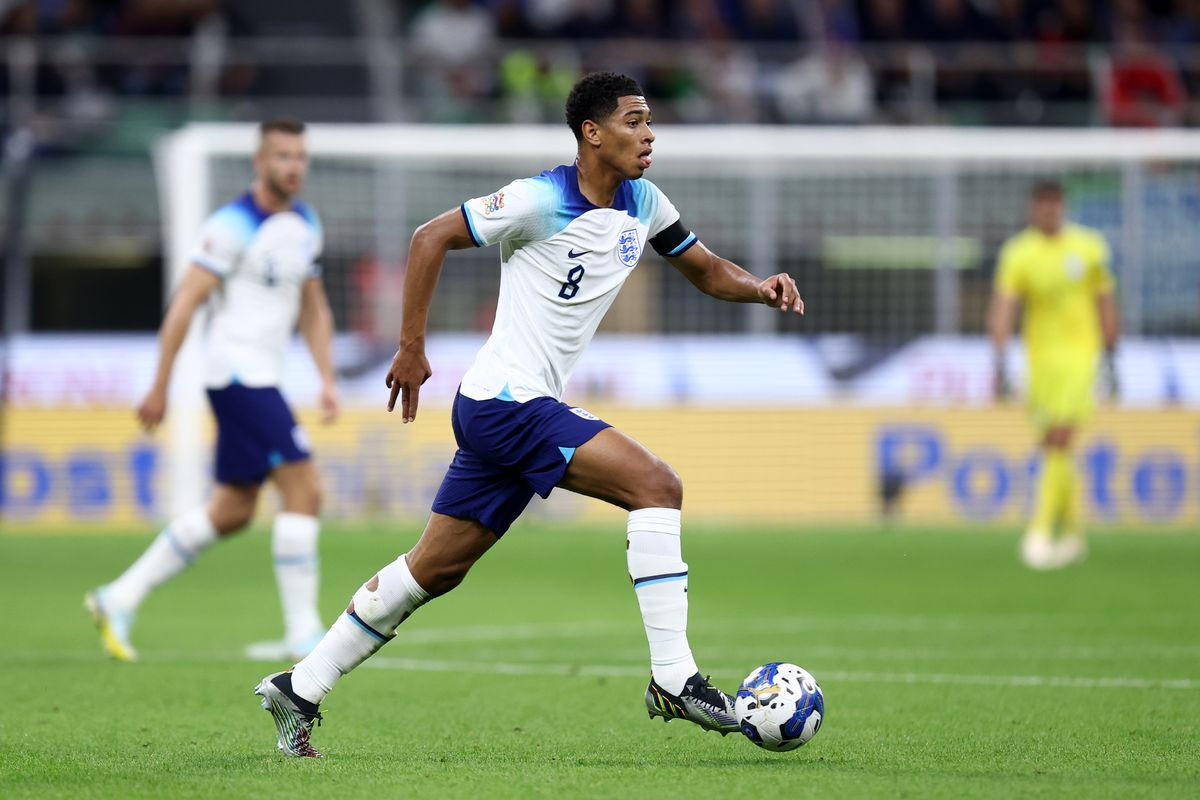
#> input picture EXPERIMENT 02/bellingam.jpg, 1200 x 800 px, found by its file name
$ python bluring_demo.py
#> lines starting #> are read from the running program, lines starting #| are printed output that depends on the picture; after the words box and inside, x2 and y2 are one past the last pixel; in counts of white or black regions, pixels touching at a corner belong together
import cv2 as cv
import numpy as np
from matplotlib import pyplot as plt

img = cv.imread('EXPERIMENT 02/bellingam.jpg', cv.IMREAD_GRAYSCALE)
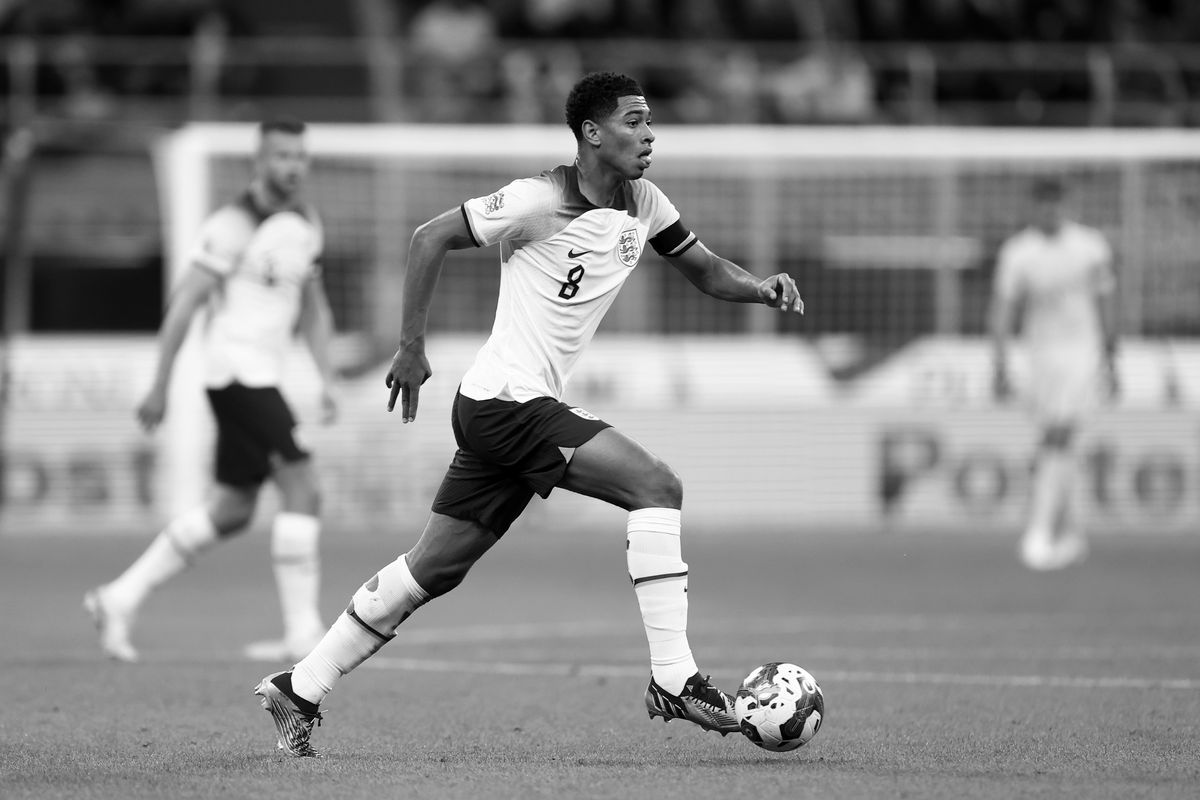
#> img: shape (800, 1200); min 0, max 255, mean 135.3
assert img is not None, "file could not be read, check with os.path.exists()"

# global thresholding
ret1,th1 = cv.threshold(img,127,255,cv.THRESH_BINARY)
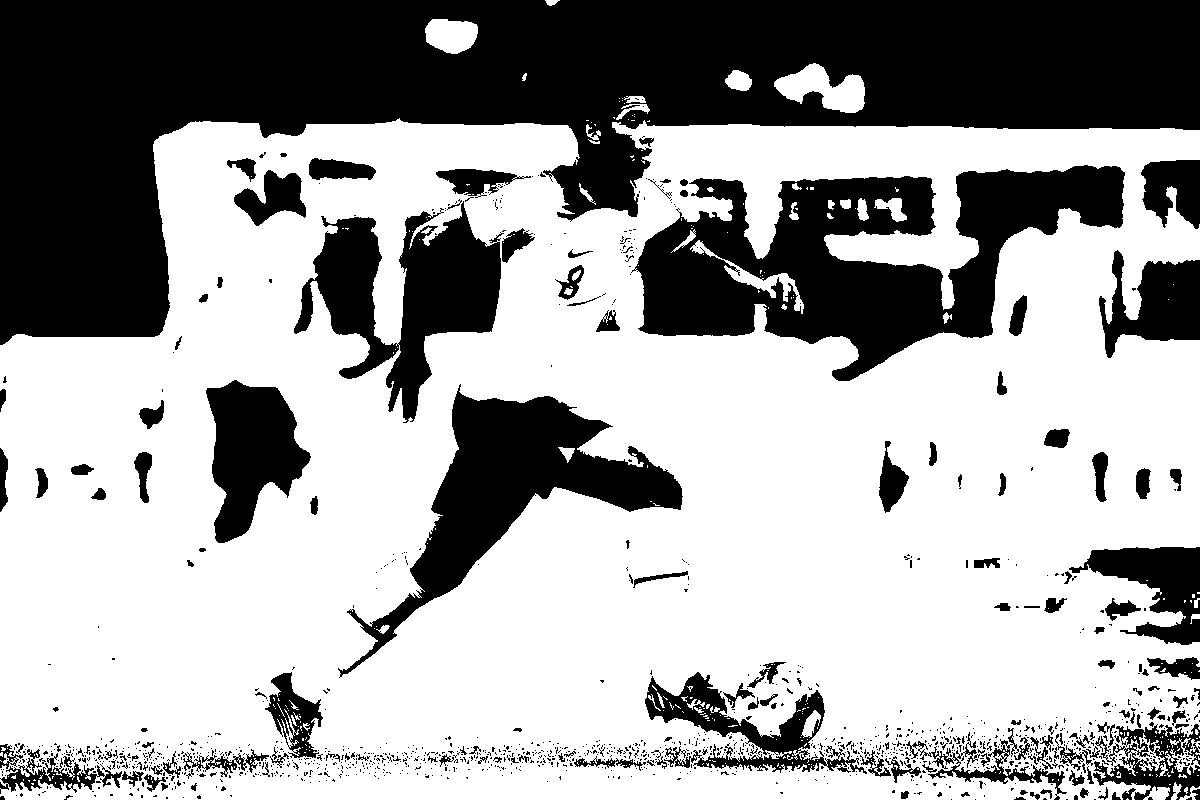
#> th1: shape (800, 1200); 63.7% white; 1328 black regions (1174 under 20 px), largest, box (x1, y1, x2, y2) and area: (0, 0, 1200, 345) 186744, (631, 165, 1125, 381) 50397, (338, 384, 683, 678) 25094

# Otsu's thresholding
ret2,th2 = cv.threshold(img,0,255,cv.THRESH_BINARY+cv.THRESH_OTSU)
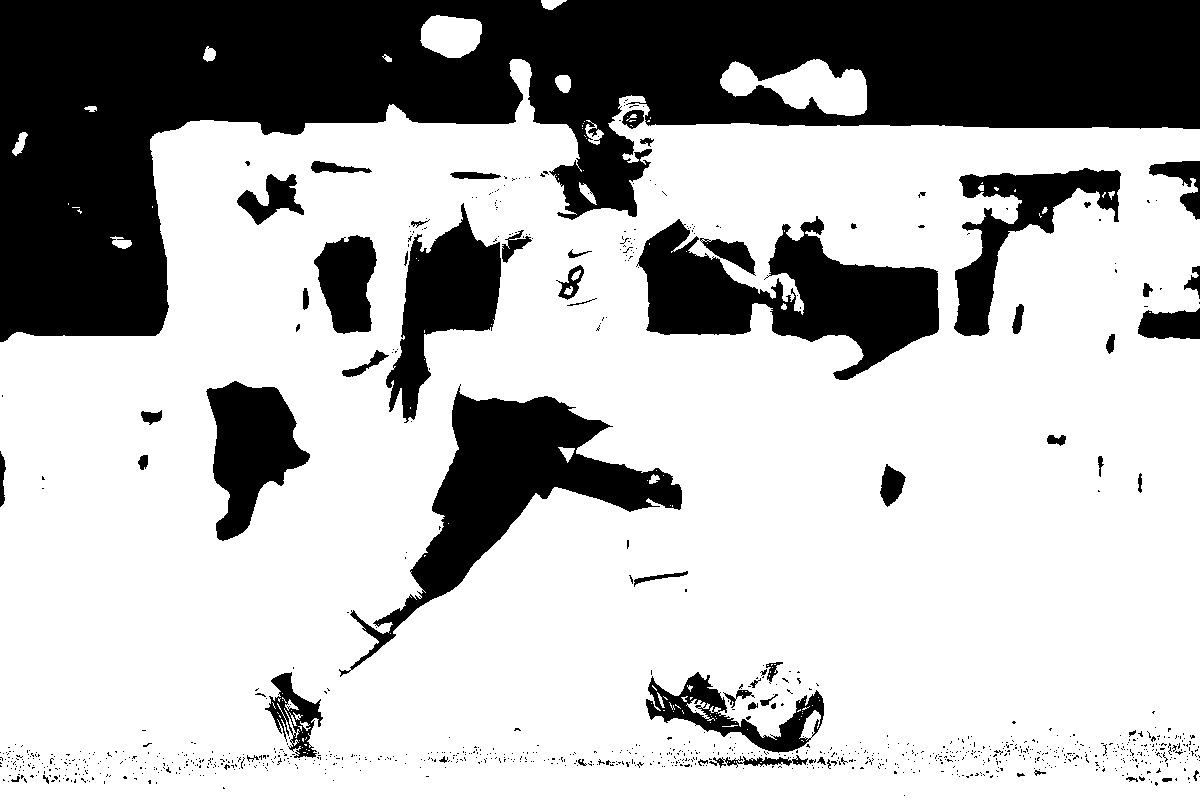
#> th2: shape (800, 1200); 70.8% white; 1048 black regions (985 under 20 px), largest, box (x1, y1, x2, y2) and area: (0, 0, 1200, 342) 179670, (339, 384, 682, 677) 23796, (636, 216, 939, 380) 23228
#> ret2 = 112

# Otsu's thresholding after Gaussian filtering
blur = cv.GaussianBlur(img,(5,5),0)
ret3,th3 = cv.threshold(blur,0,255,cv.THRESH_BINARY+cv.THRESH_OTSU)
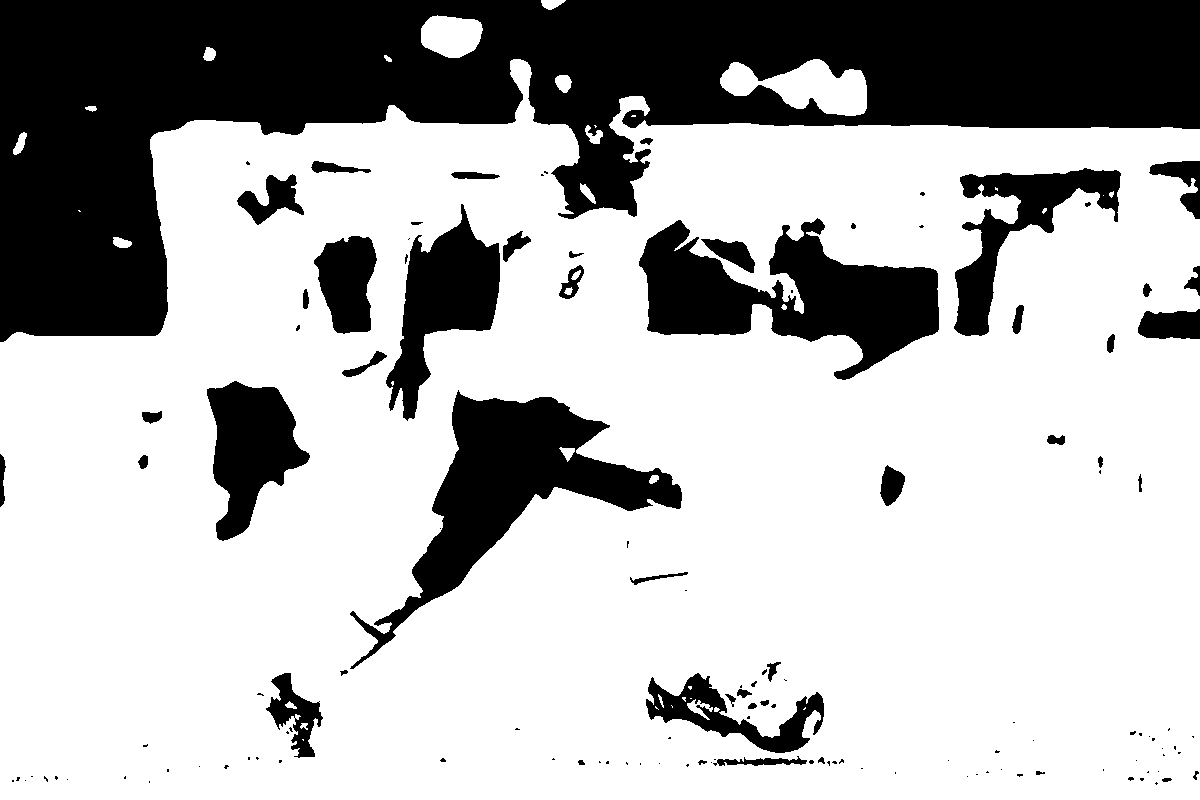
#> th3: shape (800, 1200); 71.1% white; 131 black regions (81 under 20 px), largest, box (x1, y1, x2, y2) and area: (0, 0, 1200, 342) 180041, (350, 390, 682, 669) 23721, (639, 218, 939, 380) 23220
#> ret3 = 112

# plot all the images and their histograms
images = [img, 0, th1,
          img, 0, th2,
          blur, 0, th3]
titles = ['Original Noisy Image','Histogram','Global Thresholding (v=127)',
          'Original Noisy Image','Histogram',"Otsu's Thresholding",
          'Gaussian filtered Image','Histogram',"Otsu's Thresholding"]

for i in range(3):
    plt.subplot(3,3,i*3+1),plt.imshow(images[i*3],'gray')
    plt.title(titles[i*3]), plt.xticks([]), plt.yticks([])
    plt.subplot(3,3,i*3+2),plt.hist(images[i*3].ravel(),256)
    plt.title(titles[i*3+1]), plt.xticks([]), plt.yticks([])
    plt.subplot(3,3,i*3+3),plt.imshow(images[i*3+2],'gray')
    plt.title(titles[i*3+2]), plt.xticks([]), plt.yticks([])
plt.show()
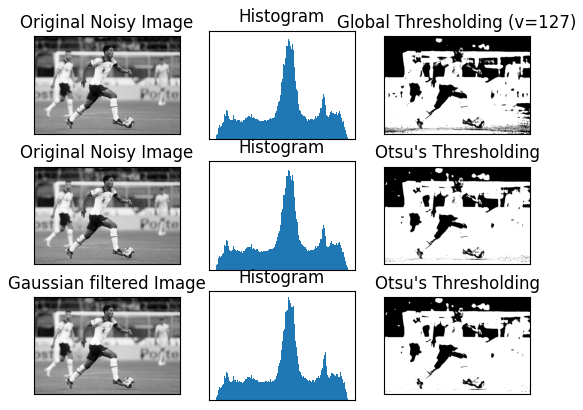
#> figure drawn by matplotlib, 9 panels

$ run again, with EXPERIMENT 02/n2.png saved as EXPERIMENT 02/bellingam.jpg
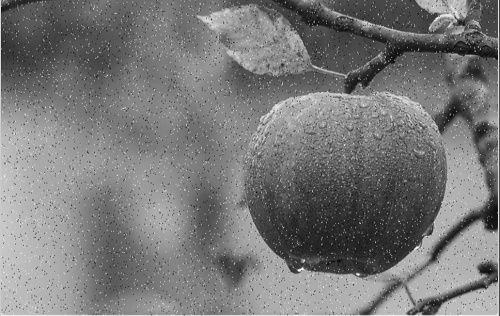
#> input picture EXPERIMENT 02/n2.png, 500 x 316 px, found by its file name
#> img is the input picture: shape (316, 500); min 5, max 255, mean 120.8
#> `ret1,th1 = cv.threshold(img,127,255,cv.THRESH_BINARY)`:
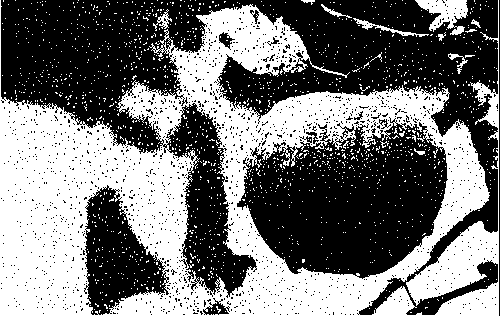
#> th1: shape (316, 500); 46% white; 1595 white regions (1581 under 20 px), largest, box (x1, y1, x2, y2) and area: (0, 0, 499, 316) 67817, (415, 0, 468, 35) 978, (353, 18, 429, 37) 248
#> th2: shape (316, 500); 56.1% white; 1754 black regions (1731 under 20 px), largest, box (x1, y1, x2, y2) and area: (213, 0, 498, 282) 21130, (239, 123, 447, 279) 20362, (1, 0, 164, 118) 13312
#> ret2 = 116
#> `ret3,th3 = cv.threshold(blur,0,255,cv.THRESH_BINARY+cv.THRESH_OTSU)`:
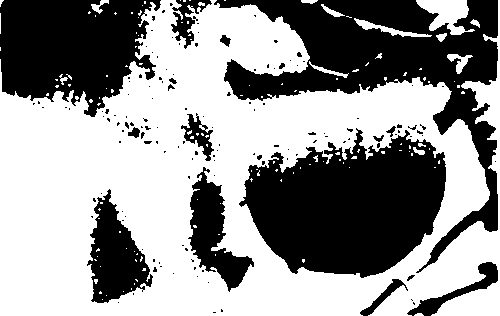
#> th3: shape (316, 500); 57.9% white; 142 black regions (124 under 20 px), largest, box (x1, y1, x2, y2) and area: (214, 0, 498, 273) 21241, (239, 128, 446, 278) 20832, (0, 0, 161, 117) 13366
#> ret3 = 115
